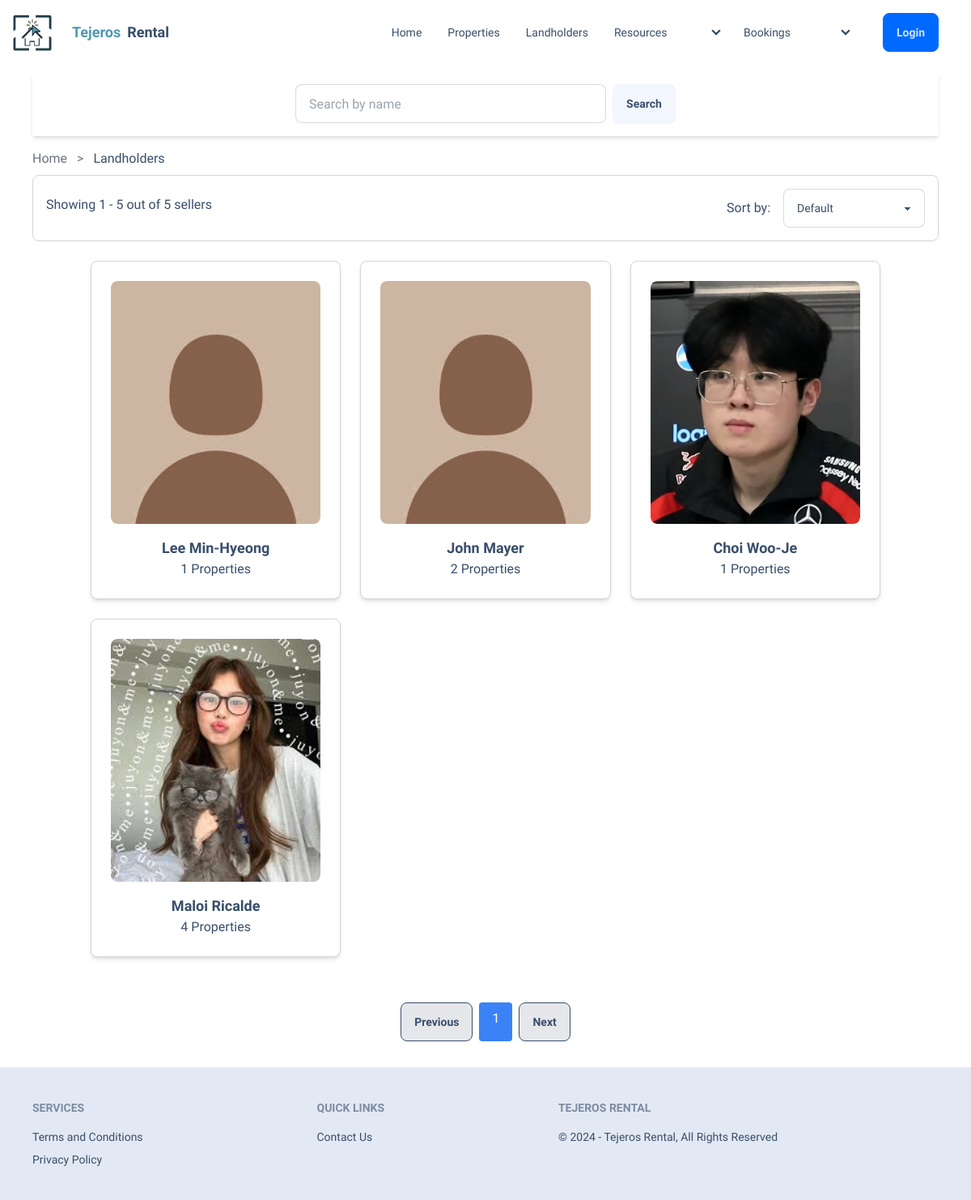
Page /seller-list.php on the earlier database version.
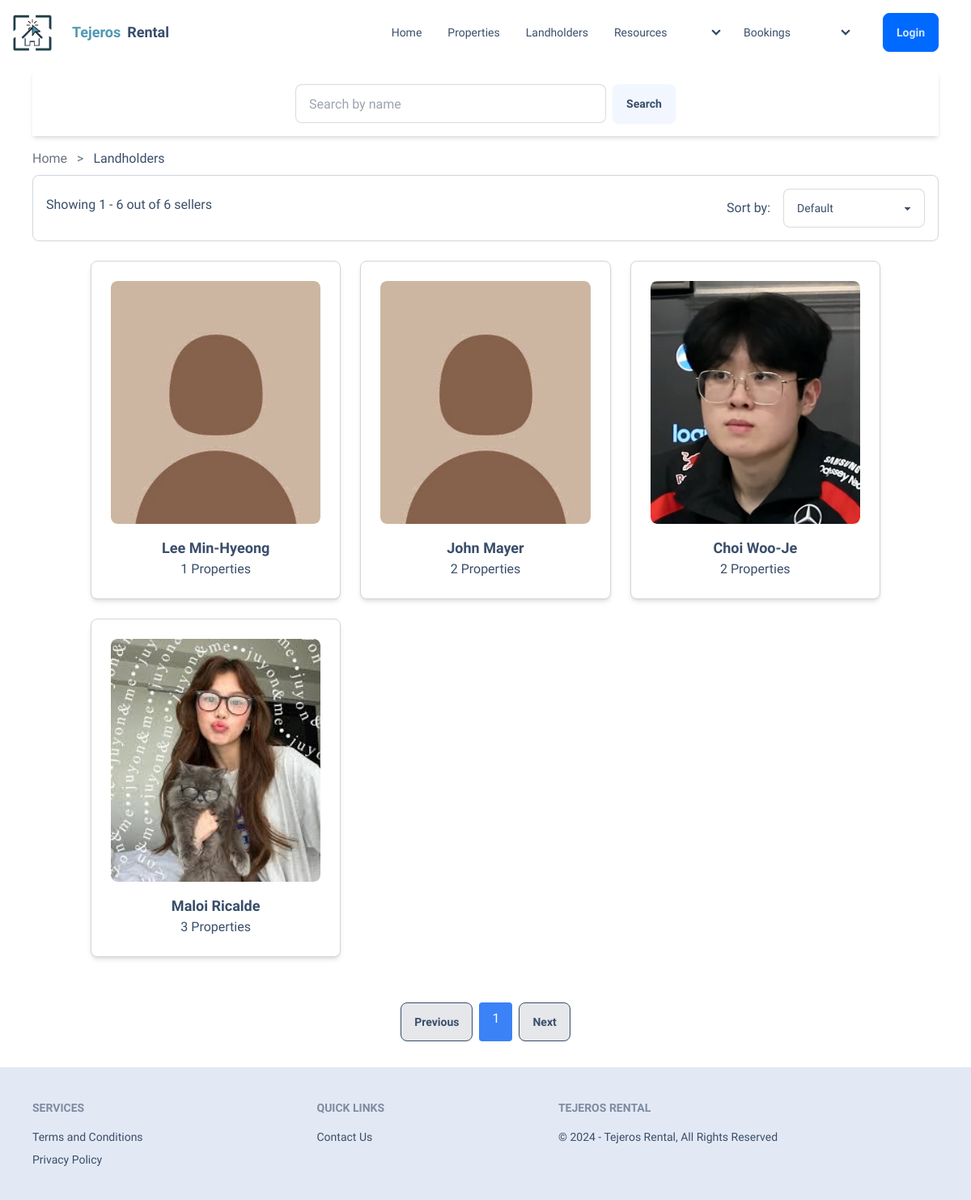
Same page on the later database version.
### tables this page shows
CREATE TABLE `landholders_tb` (
  `landholder_id` int(11) NOT NULL,
  `full_name` varchar(255) NOT NULL,
  `username` varchar(255) NOT NULL,
  `email` varchar(255) NOT NULL,
  `address` varchar(255) NOT NULL,
  `age` varchar(100) NOT NULL,
  `mobile` varchar(20) NOT NULL,
  `password` varchar(255) NOT NULL,
  `created_at` timestamp NOT NULL DEFAULT current_timestamp() ON UPDATE current_timestamp(),
  `profile_picture` varchar(50) NOT NULL DEFAULT 'default-icon.jpg',
  `bio` varchar(255) NOT NULL,
  `facebook` varchar(255) NOT NULL,
  `linkedin` varchar(255) NOT NULL,
  `instagram` varchar(255) NOT NULL,
  `account_age` varchar(255) NOT NULL DEFAULT 'New Landholder',
  `business_permit` varchar(255) NOT NULL,
  `permit_status` varchar(255) NOT NULL DEFAULT 'Validating',
  `verification_tier` varchar(50) NOT NULL DEFAULT 'Not Verified',
  `upload_attempts` int(11) DEFAULT 0
);

### seller-list.php (the view, shortened to what this page needs)
<?php
@include 'components/connection.php';
$itemsPerPage = 8;
$currentPage = isset($_GET['page']) ? $_GET['page'] : 1;
$offset = ($currentPage - 1) * $itemsPerPage;
$searchQuery = '';
$sql = "SELECT s.*, COUNT(p.propertyId) AS propertyCount
        FROM `landholders_tb` s
        LEFT JOIN `properties_tb` p ON s.landholder_id = p.landholder_id
        LEFT JOIN `bookings_tb` b ON p.propertyId = b.propertyId
                                    AND b.status = 'Accepted'
                                    AND b.endDate > NOW()
        WHERE p.status != 'Pending'
            AND p.status != 'Rejected'
            AND p.is_deleted = 0
            AND (b.booking_id IS NULL OR b.booking_id = '')";
$sql .= $searchQuery;
$sql .= " GROUP BY s.landholder_id";
$sql .= " LIMIT :offset, :itemsPerPage";
$select_sellers = $conn->prepare($sql);
$select_sellers->bindParam(':offset', $offset, PDO::PARAM_INT);
$select_sellers->bindParam(':itemsPerPage', $itemsPerPage, PDO::PARAM_INT);
$select_sellers->execute();
if (!empty($searchQuery)) {
    $total_sellers_query = $conn->prepare("SELECT COUNT(*) AS total FROM `landholders_tb` s WHERE 1=1" . $searchQuery);
    $total_sellers_query->bindParam(':search', $search, PDO::PARAM_STR);
    $total_sellers_query->execute();
} else {
    $total_sellers_query = $conn->query("SELECT COUNT(*) AS total FROM `landholders_tb`");
}
$total_sellers = $total_sellers_query->fetch(PDO::FETCH_ASSOC)['total'];
?>
<!DOCTYPE html>
<html data-theme="winter">
<head>
    <link href="https://cdn.jsdelivr.net/npm/daisyui@4.8.0/dist/full.min.css" rel="stylesheet" type="text/css" />
    <script src="https://cdn.tailwindcss.com"></script>
    <link rel="stylesheet" href="https://unpkg.com/swiper@8/swiper-bundle.min.css" />
    <link rel="stylesheet" href="https://cdnjs.cloudflare.com/ajax/libs/font-awesome/6.1.1/css/all.min.css">
    <link href='https://unpkg.com/boxicons@2.1.4/css/boxicons.min.css' rel='stylesheet'>
    <link rel="stylesheet" href="css/style.css">
</head>
<body class="bg-white">
    <?php include 'user/user-header.php' ?>
    <div class="flex justify-center items-center mx-4 sm:mx-10 mt-2 py-4 mb-2 px-4 sm:px-8 shadow-md">
        <div class="w-full sm:w-auto">
            <form action="" method="GET" class="flex flex-wrap justify-center">
                <input type="text" name="search" class="input input-bordered w-full sm:w-64 md:w-80 lg:w-96 mb-2 sm:mb-0 sm:mr-2" placeholder="Search by name" />
                <button type="submit" class="btn w-full sm:w-auto">Search</button>
            </form>
        </div>
    </div>
    <nav class="breadcrumbs ml-10">
        <a href="loading-page-in.php" class="text-gray-500 hover:text-gray-700 transition-colors">
            Home
        </a>
        <span class="mx-2 text-gray-500">></span>
        <a href="seller-list.php" class="text-black-500 hover:text-gray-700 transition-colors">
            Landholders
        </a>
    </nav>
    <div class=" rounded-lg bg-white p-4 mx-10 border border-gray-300">
        <div class="flex flex-col md:flex-row md:items-center justify-between">
            <div class="mb-2 ">
                Showing <?php echo min($total_sellers, $offset + 1); ?> - <?php echo min($total_sellers, $offset + $itemsPerPage); ?> out of <?php echo $total_sellers; ?> sellers
            </div>
            <form action="" method="GET" class="flex flex-col md:flex-row md:items-center">
                <label for="sort" class="mr-2 md:mr-4 whitespace-nowrap mb-2 md:mb-0">Sort by:</label>
                <select id="sort" name="sort" class="select select-bordered max-w-xs">
                    <option value="default">Default</option>
                </select>
            </form>
        </div>
    </div>
    <div class="container mx-auto p-6 w-4/4">
        <div class="grid grid-cols-1 md:grid-cols-3 lg:grid-cols-3 xl:grid-cols-4 gap-6">
            <?php
            if ($select_sellers->rowCount() > 0) {
                while ($fetch_seller = $select_sellers->fetch(PDO::FETCH_ASSOC)) {
            ?>
                    <a href="seller-details.php?id=<?= $fetch_seller['landholder_id']; ?>" class="seller-grid-item">
                        <div class="box bg-white rounded-lg shadow-md p-6 flex flex-col items-center justify-center border border-gray-300">
                            <div class="seller-profile">
                                <img src="uploaded_image/<?= $fetch_seller['profile_picture']; ?>" alt="<?= $fetch_seller['full_name']; ?>" class="w-full h-full object-cover rounded-md">
                            </div>
                            <div class="seller-info mt-4 text-center">
                                <h3 class="text-lg font-semibold"><?= $fetch_seller['full_name']; ?></h3>
                                <p><?= $fetch_seller['propertyCount']; ?> Properties</p>
                            </div>
                        </div>
                    </a>
            <?php
                }
            } else {
                echo '<p class="empty">No sellers found!</p>';
            }
            ?>
        </div>
    </div>
    <div class="mt-8 mb-8 flex justify-center">
        <?php
        $totalPages = ceil($total_sellers / $itemsPerPage);
        $prevPage = $currentPage > 1 ? $currentPage - 1 : 1;
        echo '<a href="?page=' . $prevPage . '&sort=' . (isset($_GET['sort']) ? $_GET['sort'] : '') . '" class="join-item btn btn-outline hover:bg-blue-300 bg-gray-200">Previous</a>';
        for ($i = 1; $i <= $totalPages; $i++) {
            $activeClass = $i == $currentPage ? 'bg-blue-500 text-white' : 'bg-gray-200 text-gray-700 hover:bg-blue-300';
            echo '<a href="?page=' . $i . '&sort=' . (isset($_GET['sort']) ? $_GET['sort'] : '') . '" class="mx-2 px-4 py-2 rounded ' . $activeClass . '">' . $i . '</a>';
        }
        $nextPage = $currentPage < $totalPages ? $currentPage + 1 : $totalPages;
        echo '<a href="?page=' . $nextPage . '&sort=' . (isset($_GET['sort']) ? $_GET['sort'] : '') . '" class="join-item btn btn-outline hover:bg-blue-300 bg-gray-200">Next</a>';
        ?>
    </div>
    <?php include 'user/user-footer.php' ?>
</body>
</html>

### user/user-header.php (shortened to what this page needs)
<?php
$isLoggedIn = isset($_SESSION['user_id']);
?>
<div class="navbar bg-white sticky top-0 z-50" >
    <div class="flex-1">
    <img src="images/logo1.png" alt="Tejeros Rental Logo" class="p-2 h-16 w-16">
        <a href="loading-page-in.php" class="btn btn-ghost text-lg"><span style="color: #5098b3;">Tejeros</span>Rental</a>
    </div>
    <div class="navbar-center hidden lg:flex flex-2">
        <ul class="menu menu-horizontal px-1">
            <li><a href="loading-page-in.php">Home</a></li>
            <li><a href="properties.php">Properties</a></li>
            <li><a href="seller-list.php">Landholders</a></li>
            <li>
                <details class="w-40 z-10">
                    <summary>Resources</summary>
                </details>
            </li>
            <li>
                <details class="w-40 z-10">
                    <summary>Bookings</summary>
                </details>
            </li>
        </ul>
    </div>
    <div class="flex-none gap-6">
        <?php if ($isLoggedIn) : ?>
            <div class="dropdown dropdown-end">
                <div tabindex="0" role="button" class="btn btn-ghost btn-circle avatar">
                    <div class="w-20 rounded-full">
                        <img src="<?= $profile_picture ?>" alt="Profile Picture">
                    </div>
                </div>
                <ul tabindex="0" class="mt-3 z-[1] p-2 shadow menu menu-sm dropdown-content bg-white rounded-box w-52">
                    <li>
                        <a href="#" id="openModal" class="justify-between">
                            Profile
                        </a>
                    </li>
                    <li><a href="chat.php">Messages</a></li>
                    <li><a href="logout.php">Logout</a></li>
                </ul>
            </div>
        <?php else : ?>
            <div class="hidden lg:flex mx-6" id="menu-items">
                <a href="login.php" class="btn btn-primary mr-2">Login</a>
            </div>
        <?php endif; ?>
    </div>
</div>

### user/user-footer.php
<footer class="footer p-10 bg-base-300 text-base-content">
  <nav>
    <h6 class="footer-title">Services</h6>
    <a href="terms-and-conditions.php" class="link link-hover">Terms and Conditions</a>
    <a href="privacy-policy.php" class="link link-hover">Privacy Policy</a>
  </nav>
  <nav>
    <h6 class="footer-title">Quick Links</h6>
    <a href="contact-us.php" class="link link-hover">Contact Us</a>
  </nav>
  <nav>
     <a href="loading-page-in.php"><h6 class="footer-title">Tejeros Rental</h6></a>
    <h3>© 2024 - Tejeros Rental, All Rights Reserved</h3>
  </nav>
</footer>

### css/style.css (style rules this page uses)
body { font-family: "PT Sans", sans-serif !important; background-color: var(--white-color); }
.grid { overflow: visible; }

### seller-list.php (style rules this page uses)
html, body { overflow-x: hidden; }
.seller-profile { width: 100%; height: 300px; border-radius: 8px; overflow: hidden; }
.seller-profile img { width: 100%; height: 100%; object-fit: cover; object-position: center; border-radius: 8px; }

Differences in the rows shown:
changed landholders_tb "Choi Woo-Je": propertyCount "1" → "2"
changed landholders_tb "Maloi Ricalde": propertyCount "4" → "3"
Other differences:
min($total_sellers, $offset + $itemsPerPage): "5" → "6"
$total_sellers: "5" → "6"
